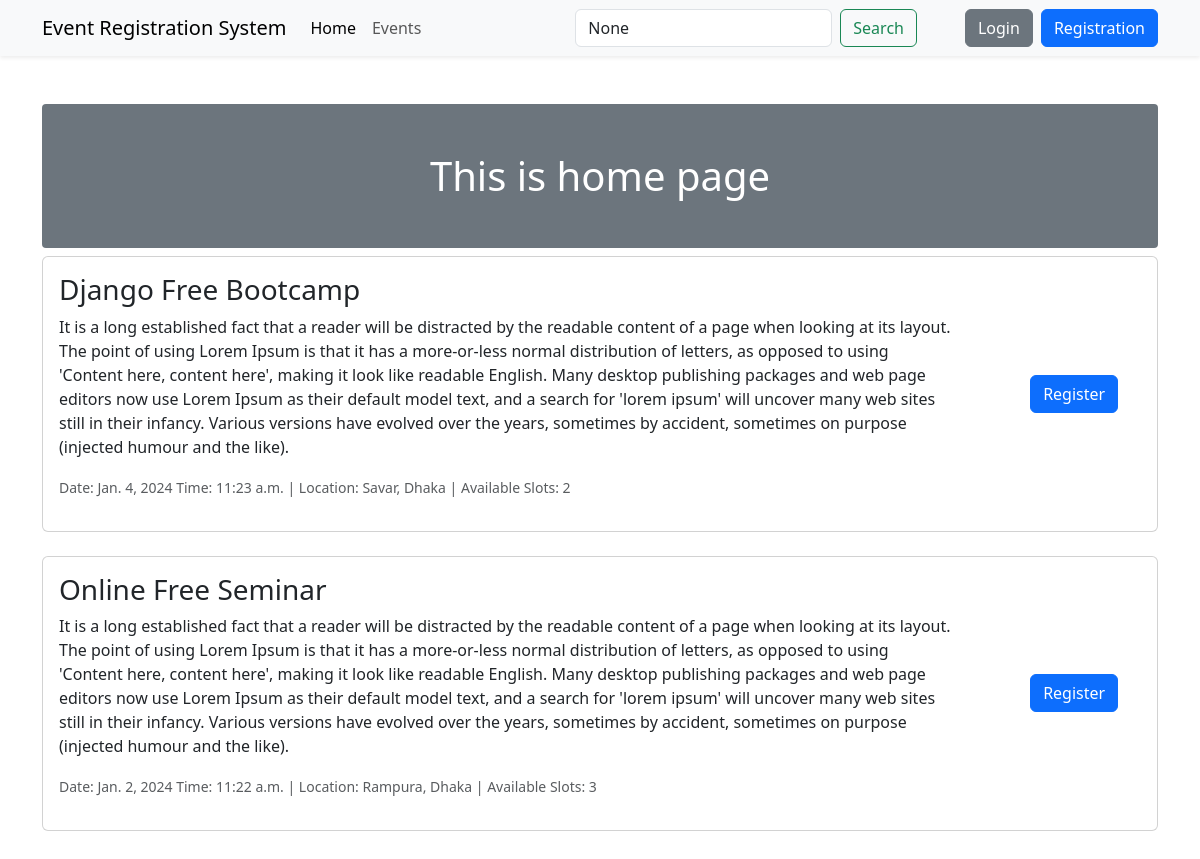
The page / on the database its author committed.
### event/models.py (models this page shows, shortened)
class Event(models.Model):
    title = models.CharField(max_length=255)
    description = models.TextField()
    date = models.DateField()
    time = models.TimeField()
    location_name = models.CharField(max_length=255)
    available_slots = models.PositiveIntegerField()
    created_at = models.DateTimeField(auto_now_add=True)
    updated_at = models.DateTimeField(auto_now=True)
    class Meta:
        ordering = ['-date', 'time']

### event/views.py (the view)
# urls.py: path('', views.index, name='home'),
def index(request):
    query = request.GET.get('q')
    if query:
        events = Event.objects.filter(
            Q(title__icontains=query) |
            Q(description__icontains=query) |
            Q(location_name__icontains=query)
        )
    else:
        events = Event.objects.all()
    return render(request, 'index.html', {'events': events, 'query': query})

### templates/index.html (shortened to what this page needs)
{% extends "base.html" %}
{% block content %}
<section id="home" class="mt-5">
    <div class="container my-5">
        <div class="row">
            <div class="col-12">
                <h1 class="py-5 rounded-1 text-center text-white bg-secondary">This is home page <br> {{ user.username }}</h1>
            </div>
            {% for event in events %}
                <div class="col-12 mb-4">
                    <div class="card">
                        <div class="row justify-content-center align-items-center">
                        <div class="col-12 col-md-10 col-lg-10">
                            <div class="card-body">
                                <h3 class="card-title">{{ event.title }}</h3>
                                <p class="card-text">{{ event.description }}</p>
                                <p class="text-muted"><small>Date: {{ event.date }} Time: {{ event.time }} | Location: {{ event.location_name }} | Available Slots: {{ event.available_slots }}</small></p>
                            </div>
                        </div>
                        <div class="col-12 col-md-2 col-lg-2">
                            <div class="text-md-center m-3">
                                <a href="{% url 'events:register_for_event' event.id %}" class="btn btn-primary">Register</a>
                            </div>
                        </div>
                        </div>
                    </div>
                </div>
            {% endfor %}
        </div>
    </div>
</section>
{% endblock content %}

### rows shown on the page
Event: title "Django Free Bootcamp", description "It is a long established fact that a reader will be distracted by the readable content of a page when looking at its layout. The point of using Lorem Ipsum is that it has a more-or-less normal distribution of letters, as opposed to using 'Content here, content here', making it look like readable English. Many desktop publishing packages and web page editors now use Lorem Ipsum as their default model text, and a search for 'lorem ipsum' will uncover many web sites still in their infancy. Various versions have evolved over the years, sometimes by accident, sometimes on purpose (injected humour and the like).", date "Jan. 4, 2024", time "11:23 a.m.", location_name "Savar, Dhaka", available_slots "2"
Event: title "Online Free Seminar", description "It is a long established fact that a reader will be distracted by the readable content of a page when looking at its layout. The point of using Lorem Ipsum is that it has a more-or-less normal distribution of letters, as opposed to using 'Content here, content here', making it look like readable English. Many desktop publishing packages and web page editors now use Lorem Ipsum as their default model text, and a search for 'lorem ipsum' will uncover many web sites still in their infancy. Various versions have evolved over the years, sometimes by accident, sometimes on purpose (injected humour and the like).", date "Jan. 2, 2024", time "11:22 a.m.", location_name "Rampura, Dhaka", available_slots "3"
